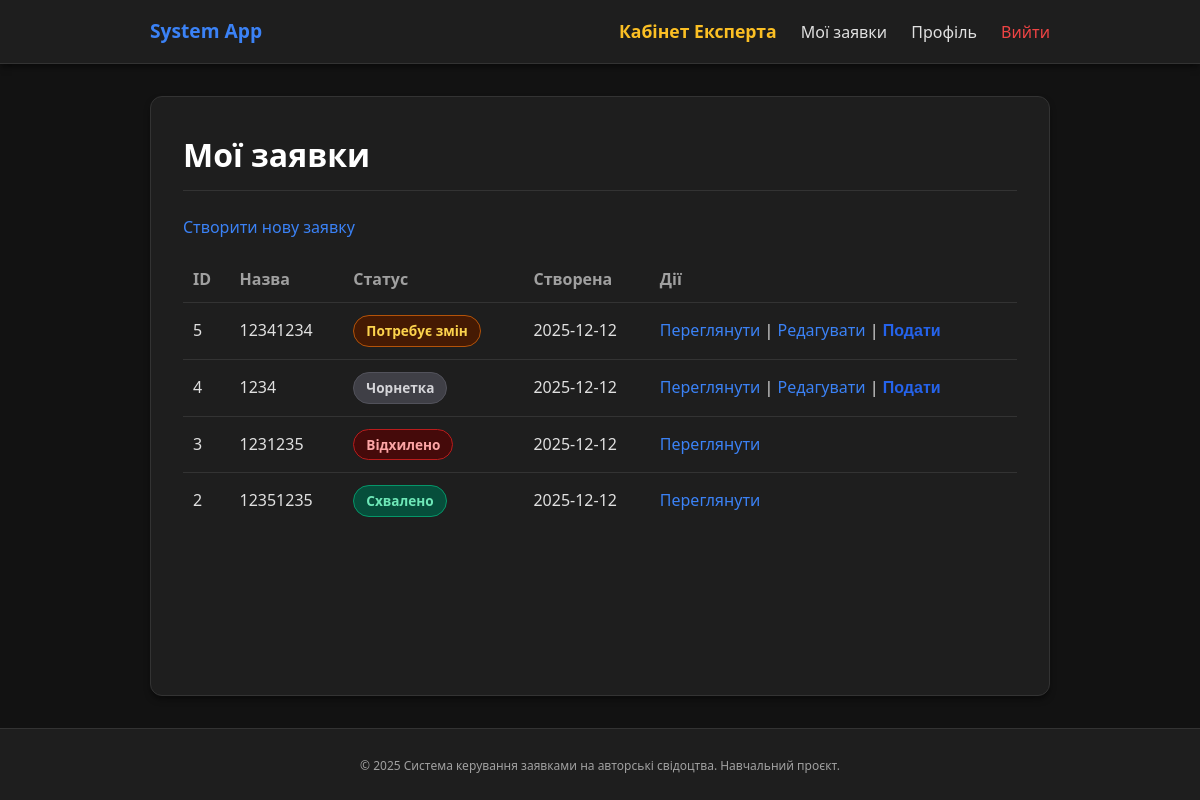
/applications (signed in), run on an earlier commit of the app's database.
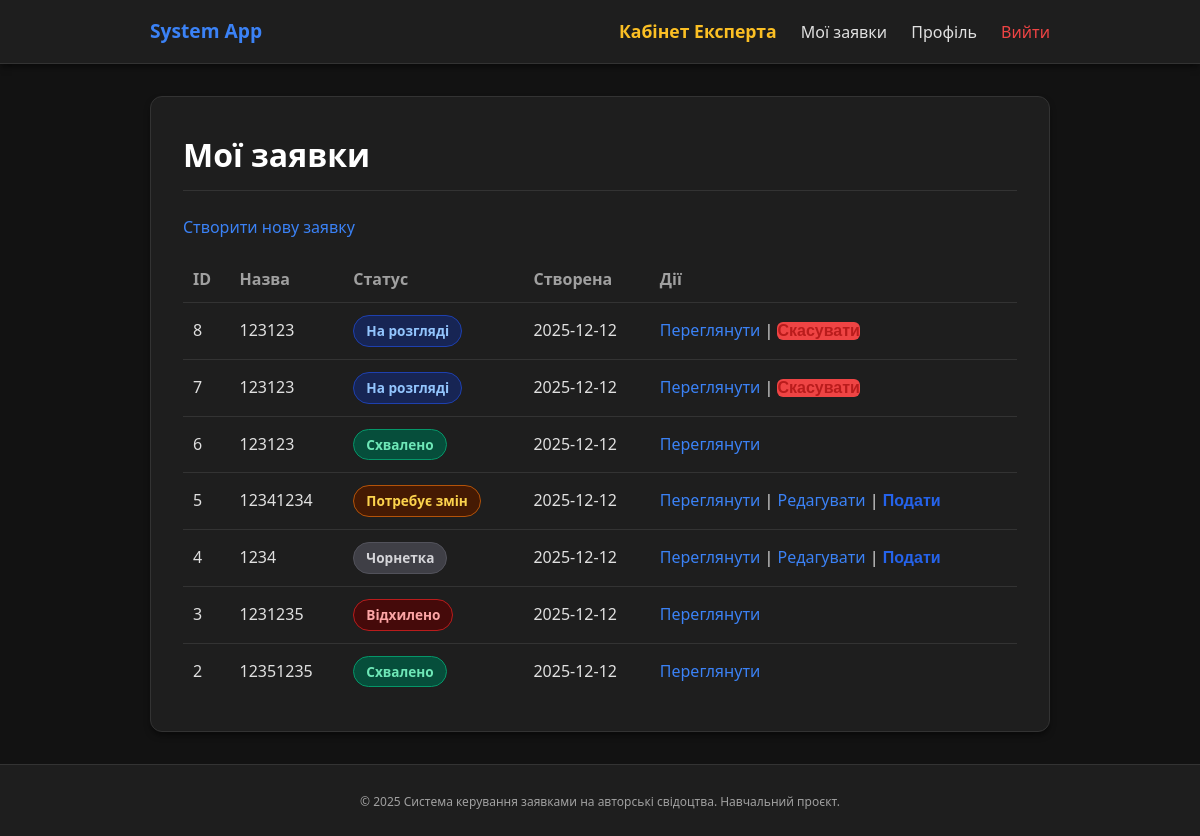
And on a later commit of the database.
### models.py (models this page shows)
class Application(db.Model):
    id = db.Column(db.Integer, primary_key=True)
    title = db.Column(db.String(255), nullable=False)
    short_description = db.Column(db.Text, nullable=False)
    status = db.Column(db.String(50), nullable=False, default="draft")
    expert_comment = db.Column(db.Text, nullable=True)
    created_at = db.Column(db.DateTime, default=datetime.utcnow)
    updated_at = db.Column(
        db.DateTime, default=datetime.utcnow, onupdate=datetime.utcnow
    )
    owner_id = db.Column(db.Integer, db.ForeignKey("user.id"), nullable=False)
    owner = db.relationship("User", backref="applications")

### application_routes.py (the view)
    @app.route("/applications")
    @login_required
    def my_applications():
        apps = (
            Application.query
            .filter_by(owner_id=g.user.id)
            .order_by(Application.created_at.desc())
            .all()
        )
        return render_template("applications_list.html", applications=apps)

### app.py (called while the page is built)
@app.before_request
def load_logged_in_user():
    g.user = get_current_user()

### helpers.py (called while the page is built)
def get_current_user():
    user_id = session.get("user_id")
    if not user_id:
        return None
    return User.query.get(user_id)

def login_required(view_func):
    @wraps(view_func)
    def wrapped_view(**kwargs):
        if g.user is None:
            flash("Будь ласка, увійдіть у систему.", "warning")
            return redirect(url_for("login", next=request.path))
        return view_func(**kwargs)
    return wrapped_view

### templates/applications_list.html (shortened to what this page needs)
{% extends "base.html" %}
{% block content %}
<h1>Мої заявки</h1>
<p>
    <a href="{{ url_for('create_application') }}">Створити нову заявку</a>
</p>
{% if applications %}
    <table border="0" cellpadding="6" cellspacing="0" style="width: 100%;">
        <thead>
            <tr>
                <th align="left">ID</th>
                <th align="left">Назва</th>
                <th align="left">Статус</th>
                <th align="left">Створена</th>
                <th align="left">Дії</th>
            </tr>
        </thead>
        <tbody>
        {% for app in applications %}
            <tr style="border-top: 1px solid #e5e7eb;">
                <td>{{ app.id }}</td>
                <td>{{ app.title }}</td>
                <td>
                    {% if app.status == 'draft' %}
                        <span class="status-badge status-draft">Чорнетка</span>
                    {% elif app.status == 'submitted' %}
                        <span class="status-badge status-submitted">На розгляді</span>
                    {% elif app.status == 'needs_changes' %}
                        <span class="status-badge status-needs-changes">Потребує змін</span>
                    {% elif app.status == 'approved' %}
                        <span class="status-badge status-approved">Схвалено</span>
                    {% elif app.status == 'rejected' %}
                        <span class="status-badge status-rejected">Відхилено</span>
                    {% elif app.status == 'cancelled' %}
                        <span class="status-badge status-cancelled">Скасовано</span>
                    {% else %}
                        {{ app.status }}
                    {% endif %}
                </td>
                <td>{{ app.created_at.strftime('%Y-%m-%d') }}</td>
                <td>
                    <a href="{{ url_for('view_application', application_id=app.id) }}">Переглянути</a>
                    {% if app.status in ("draft", "needs_changes") %}
                        | <a href="{{ url_for('edit_application', application_id=app.id) }}">Редагувати</a>
                        | <form action="{{ url_for('submit_application', application_id=app.id) }}"
                                method="post" style="display:inline;">
                            <button type="submit" style="background:none;border:none;color:#2563eb;cursor:pointer;padding:0;font-size:inherit;margin:0;">
                                Подати
                            </button>
                        </form>
                    {% elif app.status == "submitted" %}
                        | <form action="{{ url_for('cancel_application', application_id=app.id) }}"
                                method="post" style="display:inline;">
                            <button type="submit" style="background:none;border:none;color:#b91c1c;cursor:pointer;padding:0;font-size:inherit;margin:0;">
                                Скасувати
                            </button>
                        </form>
                    {% endif %}
                </td>
            </tr>
        {% endfor %}
        </tbody>
    </table>
{% else %}
    <p>У вас ще немає жодної заявки.</p>
{% endif %}
{% endblock %}

### templates/base.html (shortened to what this page needs)
<!doctype html>
<html lang="uk">
<head>
    <link rel="stylesheet" href="{{ url_for('static', filename='style.css') }}">
</head>
<body>
<header>
    <nav>
        <a href="{{ url_for('index') }}" style="font-size: 1.2rem;">System App</a>
        <div>
            {% if g.user %}
                {% if g.user.role == 'expert' %}
                    <a href="{{ url_for('expert_dashboard') }}" style="color: #fbbf24;">Кабінет Експерта</a>
                {% endif %}
                <a href="{{ url_for('my_applications') }}">Мої заявки</a>
                <a href="{{ url_for('profile') }}">Профіль</a>
                <a href="{{ url_for('logout') }}" style="color: var(--danger);">Вийти</a>
            {% else %}
                <a href="{{ url_for('login') }}">Вхід</a>
                <a href="{{ url_for('register') }}" style="background: var(--primary); padding: 6px 12px; border-radius: 4px; color: white;">Реєстрація</a>
            {% endif %}
        </div>
    </nav>
</header>
<main>
    {% block content %}{% endblock %}
</main>
<footer>
    <small>© 2025 Система керування заявками на авторські свідоцтва. Навчальний проєкт.</small>
</footer>
</body>
</html>

### static/style.css (style rules this page uses)
:root { --bg-body: #121212; --bg-card: #1e1e1e; --bg-input: #2d2d2d; --text-main: #e0e0e0; --text-muted: #a0a0a0; --primary: #3b82f6; --primary-hover: #2563eb; --danger: #ef4444; --danger-hover: #dc2626; --border: #333333; --shadow: 0 4px 6px -1px rgba(0, 0, 0, 0.5); }
* { box-sizing: border-box; }
body { font-family: 'Segoe UI', system-ui, sans-serif; margin: 0; background: var(--bg-body); color: var(--text-main); display: flex; flex-direction: column; min-height: 100vh; line-height: 1.6; }
header { background: var(--bg-card); border-bottom: 1px solid var(--border); padding: 1rem 2rem; box-shadow: var(--shadow); }
nav { max-width: 900px; margin: 0 auto; display: flex; justify-content: space-between; align-items: center; }
nav a { color: var(--text-main); text-decoration: none; margin-left: 20px; font-weight: 500; transition: color 0.2s; }
nav a:first-child { margin-left: 0; font-weight: bold; font-size: 1.1rem; color: var(--primary); }
main { flex: 1; width: 100%; max-width: 900px; margin: 2rem auto; background: var(--bg-card); padding: 2rem; border-radius: 12px; box-shadow: var(--shadow); border: 1px solid var(--border); }
h1, h2, h3 { color: #fff; margin-top: 0; }
h1 { margin-bottom: 1.5rem; border-bottom: 1px solid var(--border); padding-bottom: 10px; }
a { color: var(--primary); text-decoration: none; }
form { margin-top: 1rem; }
button { margin-top: 1.5rem; padding: 10px 20px; border-radius: 6px; border: none; background: var(--primary); color: #fff; font-size: 1rem; font-weight: 600; cursor: pointer; transition: background 0.2s; display: inline-block; }
button[style*="b91c1c"] { background: var(--danger) !important; }
table { width: 100%; border-collapse: collapse; margin-top: 1rem; }
th { text-align: left; color: var(--text-muted); border-bottom: 1px solid var(--border); padding: 10px; }
td { border-bottom: 1px solid var(--border); padding: 12px 10px; }
tr:last-child td { border-bottom: none; }
footer { background: var(--bg-card); border-top: 1px solid var(--border); text-align: center; padding: 1.5rem; margin-top: auto; color: var(--text-muted); font-size: 0.9rem; }
.status-badge { display: inline-block; padding: 4px 12px; border-radius: 50px; font-size: 0.85rem; font-weight: 600; text-align: center; white-space: nowrap; }
.status-draft { background-color: #3f3f46; color: #d4d4d8; border: 1px solid #52525b; }
.status-submitted { background-color: #172554; color: #93c5fd; border: 1px solid #1e40af; }
.status-needs-changes { background-color: #451a03; color: #fcd34d; border: 1px solid #b45309; }
.status-approved { background-color: #064e3b; color: #6ee7b7; border: 1px solid #059669; }
.status-rejected { background-color: #450a0a; color: #fca5a5; border: 1px solid #b91c1c; }

What changed in the data, as far as the page shows it:
added Application: id "8", title "123123", status "На розгляді", created_at "2025-12-12"
added Application: id "7", title "123123", status "На розгляді", created_at "2025-12-12"
added Application: id "6", title "123123", status "Схвалено", created_at "2025-12-12"
